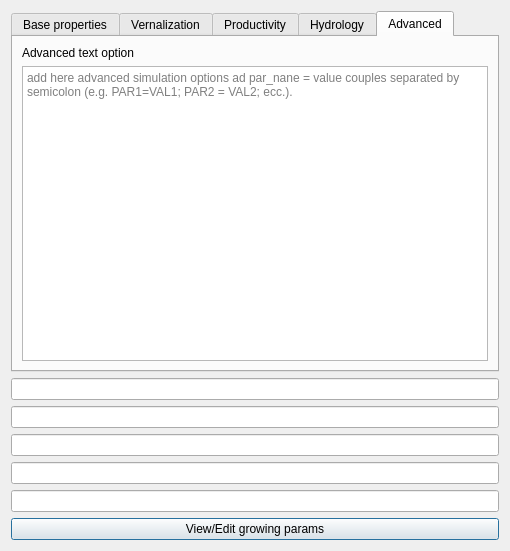
<?xml version="1.0" encoding="UTF-8"?>
<ui version="4.0">
 <class>Dialog</class>
 <widget class="QDialog" name="Dialog">
  <property name="geometry">
   <rect>
    <x>0</x>
    <y>0</y>
    <width>510</width>
    <height>518</height>
   </rect>
  </property>
  <property name="windowTitle">
   <string>Dialog</string>
  </property>
  <property name="locale">
   <locale language="English" country="UnitedStates"/>
  </property>
  <layout class="QVBoxLayout" name="verticalLayout">
   <item>
    <widget class="QTabWidget" name="tabWidget">
     <property name="currentIndex">
      <number>4</number>
     </property>
     <widget class="QWidget" name="tab_4">
      <attribute name="title">
       <string>Base properties</string>
      </attribute>
      <layout class="QFormLayout" name="formLayout">
       <item row="0" column="0">
        <widget class="QLabel" name="id_LBL">
         <property name="toolTip">
          <string>Unique crop identifier</string>
         </property>
         <property name="text">
          <string>Id [id]</string>
         </property>
        </widget>
       </item>
       <item row="0" column="1">
        <widget class="QLineEdit" name="id">
         <property name="toolTip">
          <string>Unique identifier</string>
         </property>
        </widget>
       </item>
       <item row="1" column="0">
        <widget class="QLabel" name="name_LBL">
         <property name="toolTip">
          <string>Crop name</string>
         </property>
         <property name="text">
          <string>Name [name]</string>
         </property>
        </widget>
       </item>
       <item row="1" column="1">
        <widget class="QLineEdit" name="name">
         <property name="toolTip">
          <string>Crop name</string>
         </property>
        </widget>
       </item>
       <item row="2" column="0">
        <widget class="QLabel" name="sowingdate_min_LBL">
         <property name="toolTip">
          <string>minimum sowing date expressed as day of the year [1-366]</string>
         </property>
         <property name="text">
          <string>Sowing date [sowingdate_min]</string>
         </property>
        </widget>
       </item>
       <item row="2" column="1">
        <widget class="QLineEdit" name="sowingdate_min">
         <property name="toolTip">
          <string>minimum sowing date expressed as day of the year [1-366]</string>
         </property>
        </widget>
       </item>
       <item row="3" column="0">
        <widget class="QLabel" name="sowingdelay_max_LBL">
         <property name="toolTip">
          <string>maximum number of days when sowing can be performed</string>
         </property>
         <property name="text">
          <string>Sowing delay [sowingdelay_max]</string>
         </property>
        </widget>
       </item>
       <item row="3" column="1">
        <widget class="QLineEdit" name="sowingdelay_max">
         <property name="toolTip">
          <string>maximum number of days when sowing can be performed</string>
         </property>
        </widget>
       </item>
       <item row="4" column="0">
        <widget class="QLabel" name="harvestdate_max_LBL">
         <property name="toolTip">
          <string>maximum harvest date expressed as day of the year [1-366]</string>
         </property>
         <property name="text">
          <string>Harvest date [harvestdate_max]</string>
         </property>
        </widget>
       </item>
       <item row="4" column="1">
        <widget class="QLineEdit" name="harvestdate_max">
         <property name="toolTip">
          <string>maximum harvest date expressed as day of the year [1-366]</string>
         </property>
        </widget>
       </item>
       <item row="5" column="0">
        <widget class="QLabel" name="harvnum_max_LBL">
         <property name="toolTip">
          <string>maximum number of harvests/cuts per the year</string>
         </property>
         <property name="text">
          <string>Harvest num [harvnum_max]</string>
         </property>
        </widget>
       </item>
       <item row="5" column="1">
        <widget class="QLineEdit" name="harvnum_max">
         <property name="toolTip">
          <string>maximum number of harvests/cuts per the year</string>
         </property>
        </widget>
       </item>
       <item row="6" column="0">
        <widget class="QLabel" name="cropsoverlap_LBL">
         <property name="toolTip">
          <string>minimum number of days between two subsequent crops in case of double cropping</string>
         </property>
         <property name="text">
          <string>Crop overlap [cropsoverlap]</string>
         </property>
        </widget>
       </item>
       <item row="6" column="1">
        <widget class="QLineEdit" name="cropsoverlap">
         <property name="toolTip">
          <string>minimum number of days between two subsequent crops in case of double cropping</string>
         </property>
        </widget>
       </item>
       <item row="7" column="0">
        <widget class="QLabel" name="tsowing_LBL">
         <property name="toolTip">
          <string>minimum sowing temperature [°C]</string>
         </property>
         <property name="text">
          <string>T sowing [tsowing]</string>
         </property>
        </widget>
       </item>
       <item row="7" column="1">
        <widget class="QLineEdit" name="tsowing">
         <property name="toolTip">
          <string>minimum sowing temperature [°C]</string>
         </property>
        </widget>
       </item>
       <item row="8" column="0">
        <widget class="QLabel" name="tdaybase_LBL">
         <property name="toolTip">
          <string>minimum temperature for crop growth [°C]</string>
         </property>
         <property name="text">
          <string>T base [tdaybase]</string>
         </property>
        </widget>
       </item>
       <item row="8" column="1">
        <widget class="QLineEdit" name="tdaybase">
         <property name="toolTip">
          <string>minimum temperature for crop growth [°C]</string>
         </property>
        </widget>
       </item>
       <item row="9" column="0">
        <widget class="QLabel" name="tcutoff_LBL">
         <property name="toolTip">
          <string>maximum temperature for crop growth [°C]</string>
         </property>
         <property name="text">
          <string>T cutoff [tcutoff]</string>
         </property>
        </widget>
       </item>
       <item row="9" column="1">
        <widget class="QLineEdit" name="tcutoff">
         <property name="toolTip">
          <string>maximum temperature for crop growth [°C]</string>
         </property>
        </widget>
       </item>
      </layout>
     </widget>
     <widget class="QWidget" name="tab_3">
      <attribute name="title">
       <string>Vernalization</string>
      </attribute>
      <layout class="QFormLayout" name="formLayout_2">
       <item row="0" column="0">
        <widget class="QCheckBox" name="vern">
         <property name="text">
          <string>Vernalization required [vern]</string>
         </property>
        </widget>
       </item>
       <item row="3" column="1">
        <widget class="QLineEdit" name="tv_min">
         <property name="toolTip">
          <string>minimum temperature for optimal vernalization [°C]</string>
         </property>
        </widget>
       </item>
       <item row="3" column="0">
        <widget class="QLabel" name="tv_min_LBL">
         <property name="toolTip">
          <string>minimum temperature for optimal vernalization [°C]</string>
         </property>
         <property name="text">
          <string>Tmin vern. [tv_min]</string>
         </property>
        </widget>
       </item>
       <item row="4" column="0">
        <widget class="QLabel" name="tv_max_LBL">
         <property name="toolTip">
          <string>maximum temperature for optimal vernalization [°C]</string>
         </property>
         <property name="text">
          <string>Tmax vern. [tv_max]</string>
         </property>
        </widget>
       </item>
       <item row="4" column="1">
        <widget class="QLineEdit" name="tv_max">
         <property name="toolTip">
          <string>maximum temperature for optimal vernalization [°C]</string>
         </property>
        </widget>
       </item>
       <item row="5" column="0">
        <widget class="QLabel" name="vfmin_LBL">
         <property name="toolTip">
          <string>vernalization factor at the beginning of the vernalization process [-]</string>
         </property>
         <property name="text">
          <string>Vern. Factor [vfmin]</string>
         </property>
        </widget>
       </item>
       <item row="5" column="1">
        <widget class="QLineEdit" name="vfmin">
         <property name="toolTip">
          <string>vernalization factor at the beginning of the vernalization process [-]</string>
         </property>
        </widget>
       </item>
       <item row="6" column="0">
        <widget class="QLabel" name="vstart_LBL">
         <property name="toolTip">
          <string>number of days required for vernalization to start</string>
         </property>
         <property name="text">
          <string>Vern. Start day [vstart]</string>
         </property>
        </widget>
       </item>
       <item row="6" column="1">
        <widget class="QLineEdit" name="vstart">
         <property name="toolTip">
          <string>number of days required for vernalization to start</string>
         </property>
        </widget>
       </item>
       <item row="7" column="0">
        <widget class="QLabel" name="vend_LBL">
         <property name="toolTip">
          <string>number of days required for vernalization to end</string>
         </property>
         <property name="text">
          <string>Vern. End day [vend]</string>
         </property>
        </widget>
       </item>
       <item row="7" column="1">
        <widget class="QLineEdit" name="vend">
         <property name="toolTip">
          <string>number of days required for vernalization to end</string>
         </property>
        </widget>
       </item>
       <item row="8" column="0">
        <widget class="QLabel" name="vslope_LBL">
         <property name="toolTip">
          <string>vernalization curve parameter</string>
         </property>
         <property name="text">
          <string>Vern. Curve param. [vslope]</string>
         </property>
        </widget>
       </item>
       <item row="8" column="1">
        <widget class="QLineEdit" name="vslope">
         <property name="toolTip">
          <string>vernalization curve parameter</string>
         </property>
        </widget>
       </item>
      </layout>
     </widget>
     <widget class="QWidget" name="tab_5">
      <attribute name="title">
       <string>Productivity</string>
      </attribute>
      <layout class="QFormLayout" name="formLayout_3">
       <item row="0" column="0">
        <widget class="QLabel" name="ph_r_LBL">
         <property name="toolTip">
          <string>photoperiod impact [0=Day-neutral plants, 1=Long-day plants, 2=Short-day plants]</string>
         </property>
         <property name="text">
          <string>Photoperiod impact [ph_r]</string>
         </property>
        </widget>
       </item>
       <item row="0" column="1">
        <widget class="QComboBox" name="ph_r_CB"/>
       </item>
       <item row="1" column="1">
        <widget class="QLineEdit" name="ph_r">
         <property name="toolTip">
          <string>photoperiod impact [0=Day-neutral plants, 1=Long-day plants, 2=Short-day plants]</string>
         </property>
        </widget>
       </item>
       <item row="2" column="0">
        <widget class="QLabel" name="daylength_if_LBL">
         <property name="toolTip">
          <string>day length threshold below (above) which no accumulation of physiological time occurs for long-day (short-day) crops</string>
         </property>
         <property name="text">
          <string>Above day length [daylength_if]</string>
         </property>
        </widget>
       </item>
       <item row="2" column="1">
        <widget class="QLineEdit" name="daylength_if">
         <property name="toolTip">
          <string>day length threshold below (above) which no accumulation of physiological time occurs for long-day (short-day) crops</string>
         </property>
        </widget>
       </item>
       <item row="3" column="0">
        <widget class="QLabel" name="daylength_ins_LBL">
         <property name="toolTip">
          <string>day length threshold above (below) which maximum accumulation of physiological time occurs for long-day (short-day) crops</string>
         </property>
         <property name="text">
          <string>Below day length [daylength_ins]</string>
         </property>
        </widget>
       </item>
       <item row="3" column="1">
        <widget class="QLineEdit" name="daylength_ins">
         <property name="toolTip">
          <string>day length threshold above (below) which maximum accumulation of physiological time occurs for long-day (short-day) crops</string>
         </property>
        </widget>
       </item>
       <item row="4" column="0">
        <widget class="QLabel" name="wp_LBL">
         <property name="toolTip">
          <string>biomass water productivity [t/ha] (C4 crops = 0.30 – 0.35, C3 crops = 0.15 – 0.20, some leguminous crops minor than 0.15 t/ha)</string>
         </property>
         <property name="text">
          <string>Biomass productivity [wp]</string>
         </property>
        </widget>
       </item>
       <item row="4" column="1">
        <widget class="QLineEdit" name="wp">
         <property name="toolTip">
          <string>biomass water productivity [t/ha] (C4 crops = 0.30 – 0.35, C3 crops = 0.15 – 0.20, some leguminous crops minor than 0.15 t/ha)</string>
         </property>
        </widget>
       </item>
       <item row="5" column="0">
        <widget class="QLabel" name="fsink_LBL">
         <property name="toolTip">
          <string>crop sink strength coefficient</string>
         </property>
         <property name="text">
          <string>Crop sink [fsink]</string>
         </property>
        </widget>
       </item>
       <item row="5" column="1">
        <widget class="QLineEdit" name="fsink">
         <property name="toolTip">
          <string>crop sink strength coefficient</string>
         </property>
        </widget>
       </item>
       <item row="6" column="0">
        <widget class="QLabel" name="tcrit_hs_LBL">
         <property name="toolTip">
          <string>critical temperature threshold for heat stress [°C]</string>
         </property>
         <property name="text">
          <string>Tcrit Heat Stress [tcrit_hs]</string>
         </property>
        </widget>
       </item>
       <item row="6" column="1">
        <widget class="QLineEdit" name="tcrit_hs">
         <property name="toolTip">
          <string>critical temperature threshold for heat stress [°C]</string>
         </property>
        </widget>
       </item>
       <item row="7" column="0">
        <widget class="QLabel" name="tlim_hs_LBL">
         <property name="toolTip">
          <string>limit temperature threshold for heat stress[°C]</string>
         </property>
         <property name="text">
          <string>Tlim Heat Stress [tlim_hs]</string>
         </property>
        </widget>
       </item>
       <item row="7" column="1">
        <widget class="QLineEdit" name="tlim_hs">
         <property name="toolTip">
          <string>limit temperature threshold for heat stress[°C]</string>
         </property>
        </widget>
       </item>
       <item row="8" column="0">
        <widget class="QLabel" name="hi_LBL">
         <property name="toolTip">
          <string>harvest index</string>
         </property>
         <property name="text">
          <string>Harvest index [hi]</string>
         </property>
        </widget>
       </item>
       <item row="8" column="1">
        <widget class="QLineEdit" name="hi">
         <property name="toolTip">
          <string>harvest index</string>
         </property>
        </widget>
       </item>
      </layout>
     </widget>
     <widget class="QWidget" name="tab_6">
      <attribute name="title">
       <string>Hydrology</string>
      </attribute>
      <layout class="QGridLayout" name="gridLayout">
       <item row="0" column="0">
        <widget class="QLabel" name="praw_LBL">
         <property name="toolTip">
          <string>parameter to compute RAW</string>
         </property>
         <property name="text">
          <string>RAW param. [praw]</string>
         </property>
        </widget>
       </item>
       <item row="0" column="2">
        <widget class="QLineEdit" name="praw">
         <property name="toolTip">
          <string>parameter to compute RAW</string>
         </property>
        </widget>
       </item>
       <item row="1" column="0">
        <widget class="QLabel" name="cl_cn_LBL">
         <property name="toolTip">
          <string>CN class</string>
         </property>
         <property name="text">
          <string>CN class [cl_cn]</string>
         </property>
        </widget>
       </item>
       <item row="2" column="2">
        <widget class="QLineEdit" name="cl_cn">
         <property name="toolTip">
          <string>CN class</string>
         </property>
        </widget>
       </item>
       <item row="3" column="0" colspan="2">
        <widget class="QLabel" name="ainterception_LBL">
         <property name="toolTip">
          <string>parameter to calculate interception</string>
         </property>
         <property name="text">
          <string>Interception param. [ainterception]</string>
         </property>
        </widget>
       </item>
       <item row="3" column="2">
        <widget class="QLineEdit" name="ainterception">
         <property name="toolTip">
          <string>parameter to calculate interception</string>
         </property>
        </widget>
       </item>
       <item row="4" column="0" colspan="3">
        <widget class="QGroupBox" name="ky_GB">
         <property name="title">
          <string>Water stress</string>
         </property>
         <layout class="QFormLayout" name="formLayout_4">
          <item row="0" column="0">
           <widget class="QLabel" name="kyT_LBL">
            <property name="toolTip">
             <string>Water stress coefficient for the overall crop growth cycle.</string>
            </property>
            <property name="text">
             <string>Overall [kyT]</string>
            </property>
           </widget>
          </item>
          <item row="0" column="1">
           <widget class="QLineEdit" name="kyT">
            <property name="toolTip">
             <string>Water stress coefficient for the overall crop growth cycle.</string>
            </property>
           </widget>
          </item>
          <item row="1" column="0">
           <widget class="QLabel" name="ky1_LBL">
            <property name="toolTip">
             <string>Water stress coefficient for the initial crop growth stage.</string>
            </property>
            <property name="text">
             <string>Initial stage [ky1]</string>
            </property>
           </widget>
          </item>
          <item row="1" column="1">
           <widget class="QLineEdit" name="ky1">
            <property name="toolTip">
             <string>Water stress coefficient for the initial crop growth stage.</string>
            </property>
           </widget>
          </item>
          <item row="2" column="0">
           <widget class="QLabel" name="ky2_LBL">
            <property name="toolTip">
             <string>Water stress coefficient for the development crop growth stage.</string>
            </property>
            <property name="text">
             <string>Development stage [ky2]</string>
            </property>
           </widget>
          </item>
          <item row="2" column="1">
           <widget class="QLineEdit" name="ky2">
            <property name="toolTip">
             <string>Water stress coefficient for the development crop growth stage.</string>
            </property>
           </widget>
          </item>
          <item row="3" column="0">
           <widget class="QLabel" name="ky3_LBL">
            <property name="toolTip">
             <string>Water stress coefficient for the middle crop growth stage.</string>
            </property>
            <property name="text">
             <string>Middle stage [ky3]</string>
            </property>
           </widget>
          </item>
          <item row="3" column="1">
           <widget class="QLineEdit" name="ky3">
            <property name="toolTip">
             <string>Water stress coefficient for the middle crop growth stage.</string>
            </property>
           </widget>
          </item>
          <item row="4" column="0">
           <widget class="QLabel" name="ky4_LBL">
            <property name="toolTip">
             <string>Water stress coefficient for the end crop growth stage.</string>
            </property>
            <property name="text">
             <string>End stage [ky4]</string>
            </property>
           </widget>
          </item>
          <item row="4" column="1">
           <widget class="QLineEdit" name="ky4">
            <property name="toolTip">
             <string>Water stress coefficient for the end crop growth stage.</string>
            </property>
           </widget>
          </item>
         </layout>
        </widget>
       </item>
       <item row="5" column="0" colspan="2">
        <widget class="QCheckBox" name="irrigation">
         <property name="text">
          <string>irrigation required [irrigation]</string>
         </property>
        </widget>
       </item>
       <item row="1" column="2">
        <widget class="QComboBox" name="cl_cn_CB"/>
       </item>
      </layout>
     </widget>
     <widget class="QWidget" name="tab">
      <attribute name="title">
       <string>Advanced</string>
      </attribute>
      <layout class="QVBoxLayout" name="verticalLayout_2">
       <item>
        <widget class="QLabel" name="adv_opts_lbl">
         <property name="text">
          <string>Advanced text option</string>
         </property>
        </widget>
       </item>
       <item>
        <widget class="QTextEdit" name="adv_opts">
         <property name="placeholderText">
          <string>add here advanced simulation options ad par_nane = value couples separated by semicolon (e.g. PAR1=VAL1; PAR2 = VAL2; ecc.).</string>
         </property>
        </widget>
       </item>
      </layout>
     </widget>
    </widget>
   </item>
   <item>
    <widget class="QLineEdit" name="gdd">
     <property name="toolTip">
      <string>Growing Degree Days (°C) </string>
     </property>
    </widget>
   </item>
   <item>
    <widget class="QLineEdit" name="kcb">
     <property name="toolTip">
      <string>Crop coefficient (-)</string>
     </property>
    </widget>
   </item>
   <item>
    <widget class="QLineEdit" name="lai">
     <property name="toolTip">
      <string>Leaf area index (-)</string>
     </property>
    </widget>
   </item>
   <item>
    <widget class="QLineEdit" name="hc">
     <property name="toolTip">
      <string>Crop height (m) </string>
     </property>
    </widget>
   </item>
   <item>
    <widget class="QLineEdit" name="sr">
     <property name="toolTip">
      <string>Root depth (m)</string>
     </property>
    </widget>
   </item>
   <item>
    <widget class="QPushButton" name="EDIT_BTN">
     <property name="text">
      <string>View/Edit growing params</string>
     </property>
    </widget>
   </item>
  </layout>
 </widget>
 <resources/>
 <connections/>
</ui>
